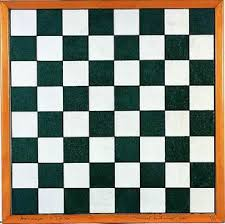
#> input picture imgs/chessboard.jpeg, 225 x 224 px
$ python aula12.py
#> lines starting #> are read from the running program, lines starting #| are printed output that depends on the picture; after the words box and inside, x2 and y2 are one past the last pixel; in counts of white or black regions, pixels touching at a corner belong together
import numpy as np
import cv2
from matplotlib import pyplot as plt

img = cv2.imread('../imgs/chessboard.jpeg')
#> img is the input picture: shape (224, 225, 3); mean B, G, R 123.1, 136.9, 136.8

img_gray = cv2.cvtColor(img, cv2.COLOR_BGR2GRAY)
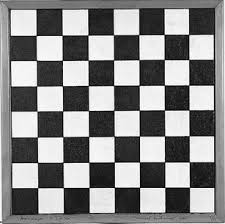
#> img_gray: shape (224, 225); min 1, max 255, mean 135.3

corners = cv2.goodFeaturesToTrack(img_gray, 81, 0.01, 10)
#> corners = 81 rows, first 8: [63, 61], [164, 188], [115, 163], [37, 187], [140, 188], [188, 135], [190, 188], [87, 84]

corners = np.int0(corners)

for i in corners:
    x,y = i.ravel()
    cv2.circle(img, (x, y), 3, (0, 0, 255), -1)
#> this loop made 81 passes
#> (x, y) on passes 1 to 12: (63, 61), (164, 188), (115, 163), (37, 187), (140, 188), (188, 135), (190, 188), (87, 84), (61, 36), (188, 163), (89, 36), (190, 86)
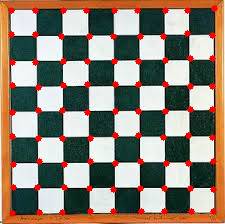
#> img: shape (224, 225, 3); 4.66% of pixels changed, all inside (x1, y1, x2, y2) = (8, 5, 218, 217)

#plt.imshow(img),plt.show()
cv2.imshow("Chess",img)
cv2.waitKey(0)
